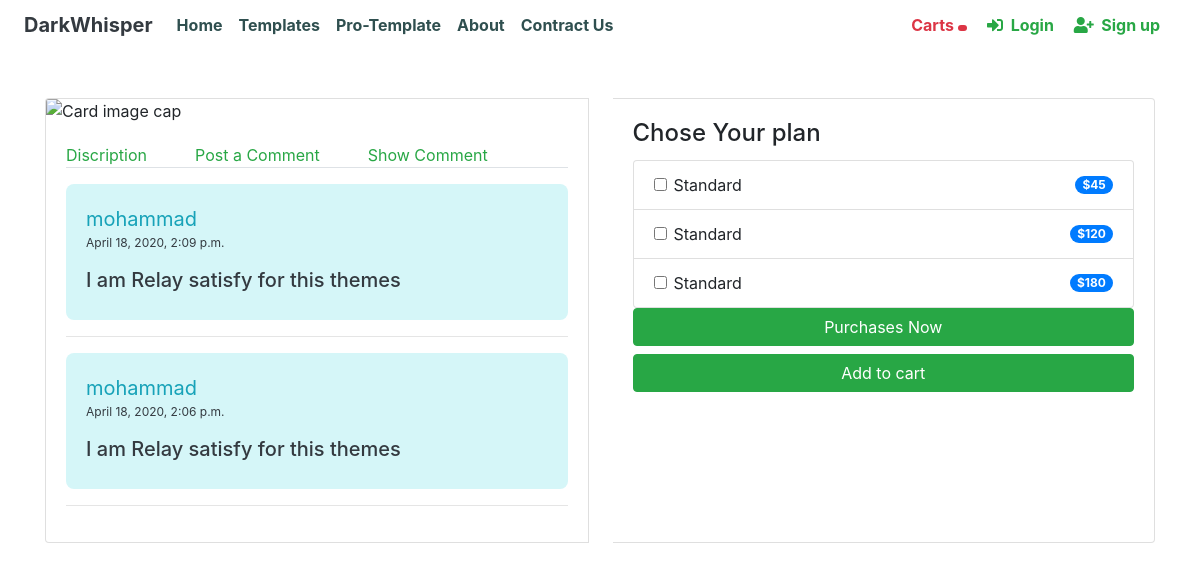
The app's page /post_list_view/, older data.
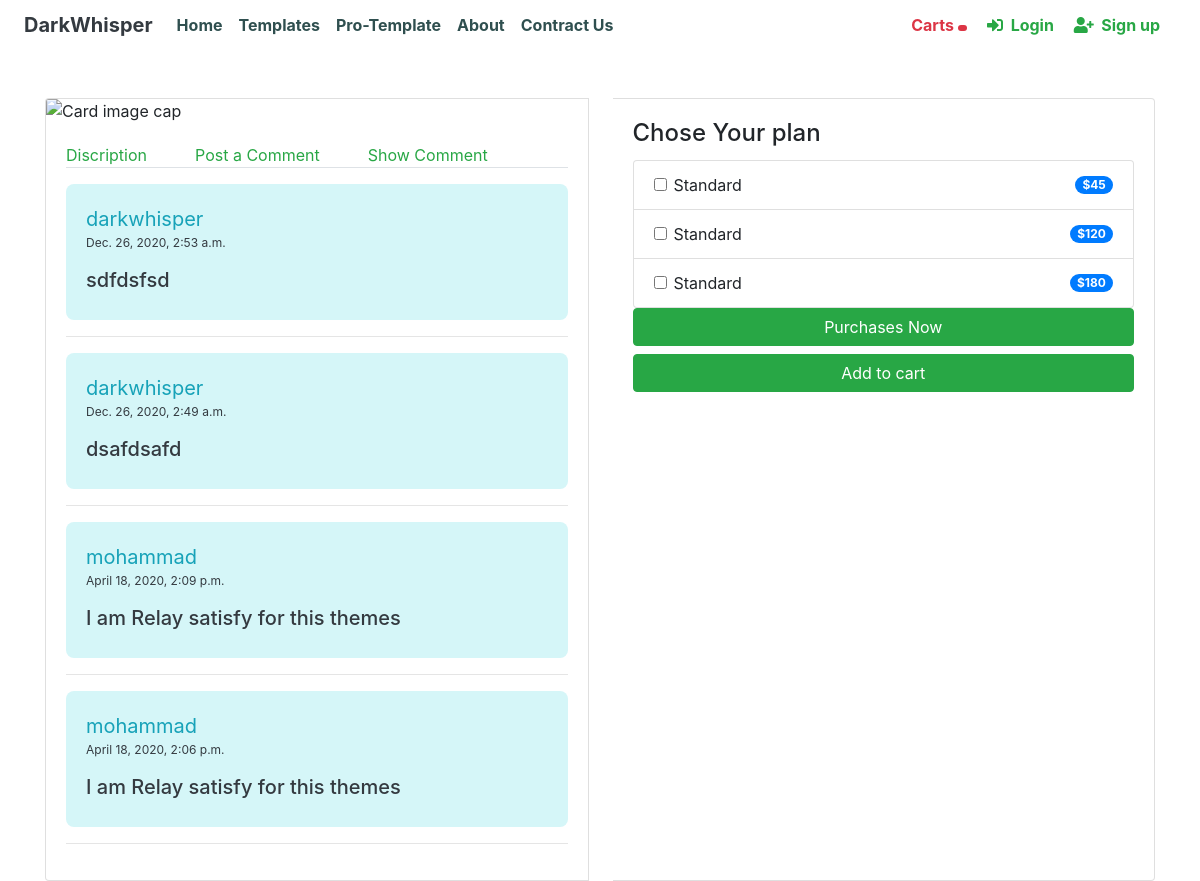
The same page, newer data.
### blog/models.py (models this page shows, shortened)
class comment(models.Model):
	comments_field = models.CharField(max_length=200)
	date_posted = models.DateTimeField(default=timezone.now)
	author = models.ForeignKey(User ,on_delete = models.CASCADE)
	class Meta:
	    verbose_name_plural = 'Customer Comment'

### blog/views.py (the view)
# urls.py: path('post_list_view/' , PostListView.as_view(template_name='blog/comment_list.html') , name='blog-comment'),
class PostListView(ListView):
    model = comment
    comment_show = comment.objects.all()
    context_object_name = 'comment_show'
    ordering = ['-date_posted']

### blog/templates/blog/comment_list.html
{% extends 'users/base.html'%}
{%load static%}
{% load crispy_forms_tags %}
{% block content%}
<div class="container mt-5">
<div class="card-group">
<div class="card">
<img class="card-img-top" src={% static 'blog/images/44 – 1.png' %} alt="Card image cap">
<div class="card-body">
    <ul class="nav nav-tabs">
        <li>
            <a href="{% url 'pro_theme:product_list' %}" class="text-success">Discription</a>
        </li>
        <li>
            <a class="ml-5 text-success" href="{% url 'blog:blog-create' %}">Post a Comment</a>
        </li>
        <li>
            <a class="ml-5 text-success" href="{% url 'blog:blog-comment' %}">Show Comment</a>
        </li>
    </ul>
    <div class="mt-3">
        {% for i in comment_show %}
        <div class="" style="background-color:  rgb(213, 246, 248); padding: 20px; border-radius: 8px;">
            <a href="{% url 'users-profile' %}" class="text-info" style="font-size: 20px;">{{ i.author}}</a>
            <p class="text-dark" style="font-size: 12px;">{{ i.date_posted }}</p>
            <p class="text-dark h5">{{ i.comments_field }}</p>
        </div>
        <hr>
        {% endfor %}
    </div>
</div>
</div>
<div class="card ml-4">
<div class="card-body">
    <h4 class="card-title">Chose Your plan</h4>
    <ul class="list-group">
        <li class="list-group-item d-flex justify-content-between align-items-center">
            <div class="form-check">
                <input type="checkbox" class="form-check-input" id="exampleCheck1">
                <label class="form-check-label" for="exampleCheck1">Standard</label>
            </div>
            <span class="badge badge-primary badge-pill">$45</span>
        </li>
        <li class="list-group-item d-flex justify-content-between align-items-center">
            <div class="form-check">
                <input type="checkbox" class="form-check-input" id="exampleCheck1">
                <label class="form-check-label" for="exampleCheck1">Standard</label>
            </div>
            <span class="badge badge-primary badge-pill">$120</span>
        </li>
        <li class="list-group-item d-flex justify-content-between align-items-center">
            <div class="form-check">
                <input type="checkbox" class="form-check-input" id="exampleCheck1">
                <label class="form-check-label" for="exampleCheck1">Standard</label>
            </div>
            <span class="badge badge-primary badge-pill">$180</span>
        </li>
    </ul>
    <a href="" type="button" class="btn btn-success btn-block">Purchases Now</a>
    <a href="" type="button" class="btn btn-success btn-block">Add to cart</a>
</div>
</div>
</div>
</div>
{% endblock%}

Row changes from the older to the newer data that the page shows:
added comment: author "darkwhisper", date_posted "Dec. 26, 2020, 2:53 a.m.", comments_field "sdfdsfsd"
added comment: author "darkwhisper", date_posted "Dec. 26, 2020, 2:49 a.m.", comments_field "dsafdsafd"
